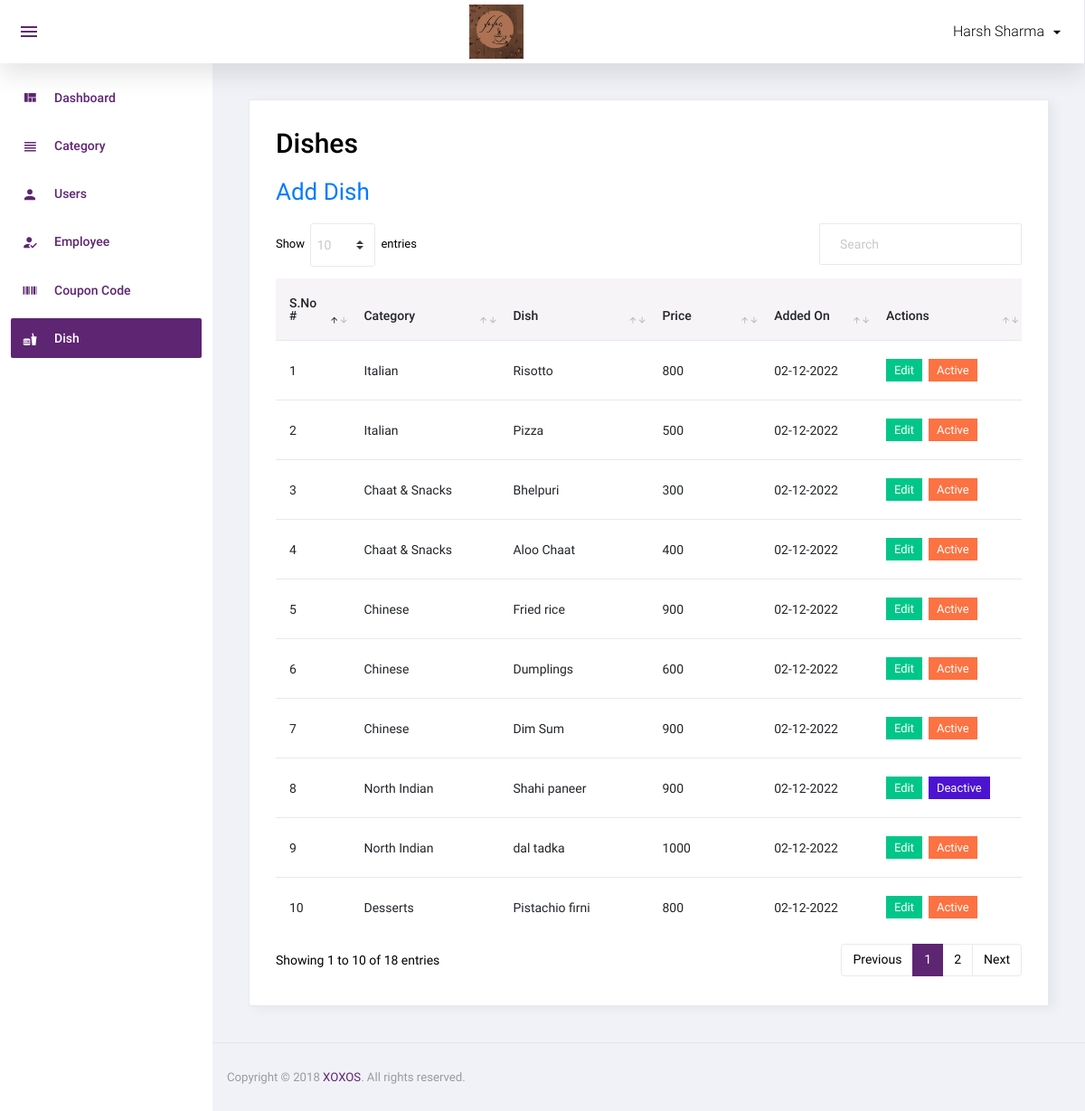
Page /admin/dish.php (signed in) on the committed database.
### tables this page shows
CREATE TABLE `dish` (
  `id` int(11) NOT NULL,
  `category_id` int(11) NOT NULL,
  `dish` varchar(100) NOT NULL,
  `dish_detail` text NOT NULL,
  `price` int(11) NOT NULL,
  `status` int(11) NOT NULL,
  `added_on` datetime NOT NULL
);

CREATE TABLE `category` (
  `id` int(11) NOT NULL,
  `category` varchar(50) NOT NULL,
  `order_number` int(11) NOT NULL,
  `status` int(11) NOT NULL,
  `added_on` datetime NOT NULL
);

### admin/dish.php (the view, shortened to what this page needs)
<?php
include('header.php');
$sql="select dish.*,category.category from dish,category where dish.category_id=category.id order by dish.id desc";
$res=mysqli_query($con,$sql);
?>
  <div class="card">
            <div class="card-body">
              <h1 class="grid_title">Dishes</h1>
			  <a href="manage_dish.php" class="add_link">Add Dish</a>
			  <div class="row grid_box">
                <div class="col-12">
                  <div class="table-responsive">
                    <table id="order-listing" class="table">
                      <thead>
                        <tr>
                            <th width="10%">S.No #</th>
                            <th width="20%">Category</th>
                            <th width="20%">Dish</th>
							<th width="15%">Price</th>
							<th width="15%">Added On</th>
                            <th width="20%">Actions</th>
                        </tr>
                      </thead>
                      <tbody>
                        <?php if(mysqli_num_rows($res)>0){
						$i=1;
						while($row=mysqli_fetch_assoc($res)){
						?>
						<tr>
                            <td><?php echo $i?></td>
                            <td><?php echo $row['category']?></td>
							<td><?php echo $row['dish']?></td>
							<td><?php echo $row['price']?></td>
							<td>
							<?php
							$dateStr=strtotime($row['added_on']);
							echo date('d-m-Y',$dateStr);
							?>
							</td>
							<td>
								<a href="manage_dish.php?id=<?php echo $row['id']?>"><label class="badge badge-success hand_cursor">Edit</label></a>&nbsp;
								<?php
								if($row['status']==1){
								?>
								<a href="?id=<?php echo $row['id']?>&type=deactive"><label class="badge badge-danger hand_cursor">Active</label></a>
								<?php
								}else{
								?>
								<a href="?id=<?php echo $row['id']?>&type=active"><label class="badge badge-info hand_cursor">Deactive</label></a>
								<?php
								}
								?>
							</td>
                        </tr>
                        <?php
						$i++;
						} } else { ?>
						<tr>
							<td colspan="5">No data found</td>
						</tr>
						<?php } ?>
                      </tbody>
                    </table>
                  </div>
				</div>
              </div>
            </div>
          </div>
<?php include('footer.php');?>

### rows in the picture
dish: category.category "Italian", dish "Risotto", price "800", added_on "02-12-2022"
dish: category.category "Italian", dish "Pizza", price "500", added_on "02-12-2022"
dish: category.category "Chaat & Snacks", dish "Bhelpuri", price "300", added_on "02-12-2022"
dish: category.category "Chaat & Snacks", dish "Aloo Chaat", price "400", added_on "02-12-2022"
dish: category.category "Chinese", dish "Fried rice", price "900", added_on "02-12-2022"
dish: category.category "Chinese", dish "Dumplings", price "600", added_on "02-12-2022"
dish: category.category "Chinese", dish "Dim Sum", price "900", added_on "02-12-2022"
dish: category.category "North Indian", dish "Shahi paneer", price "900", added_on "02-12-2022"
dish: category.category "North Indian", dish "dal tadka", price "1000", added_on "02-12-2022"
dish: category.category "Desserts", dish "Pistachio firni", price "800", added_on "02-12-2022"

### other values in the picture
$_SESSION['ADMIN_USER'] "Harsh Sharma"
